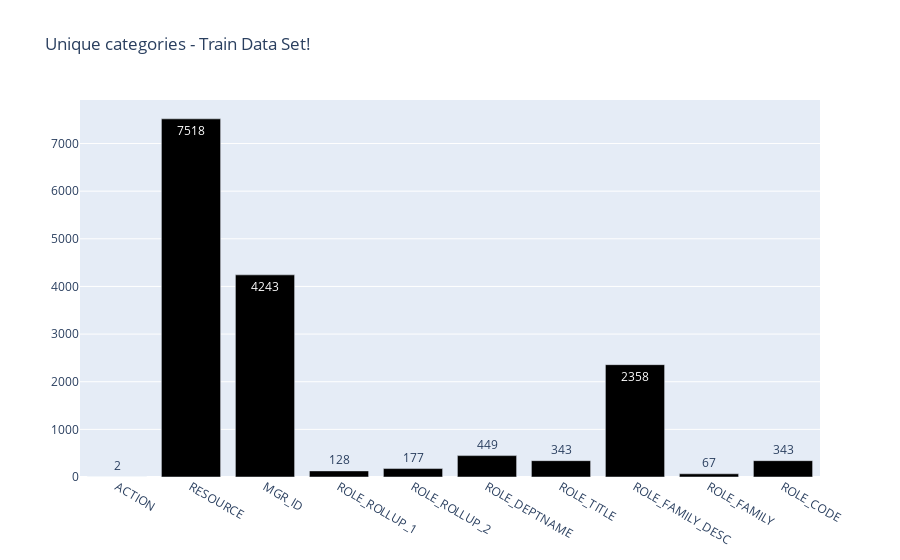

This figure's notebook cell:
### Code cell
unique = pandas.DataFrame([(col,x[col].nunique()) for col in x.columns], 
                           columns=['Columns', 'Count of Category'])
colors = ['lightslategray'] 

fig = plotly.graph_objects.Figure([go.Bar(x=unique.Columns, y = unique['Count of Category'], text=unique['Count of Category'],textposition='auto',  marker_color=colors)])
fig.update_layout(title_text='Unique categories - Train Data Set!')
fig.show()

### Figure 1 — Plotly figure (JSON) as saved in the notebook; plotly's stock layout.template omitted (floating-point values rounded to 4 significant figures)
{"data": [{"marker": {"color": ["lightslategray"]}, "text": [2, 7518, 4243, 128, 177, 449, 343, 2358, 67, 343], "textposition": "auto", "type": "bar", "x": ["ACTION", "RESOURCE", "MGR_ID", "ROLE_ROLLUP_1", "ROLE_ROLLUP_2", "ROLE_DEPTNAME", "ROLE_TITLE", "ROLE_FAMILY_DESC", "ROLE_FAMILY", "ROLE_CODE"], "y": [2, 7518, 4243, 128, 177, 449, 343, 2358, 67, 343]}], "layout": {"title": {"text": "Unique categories - Train Data Set!"}}}
